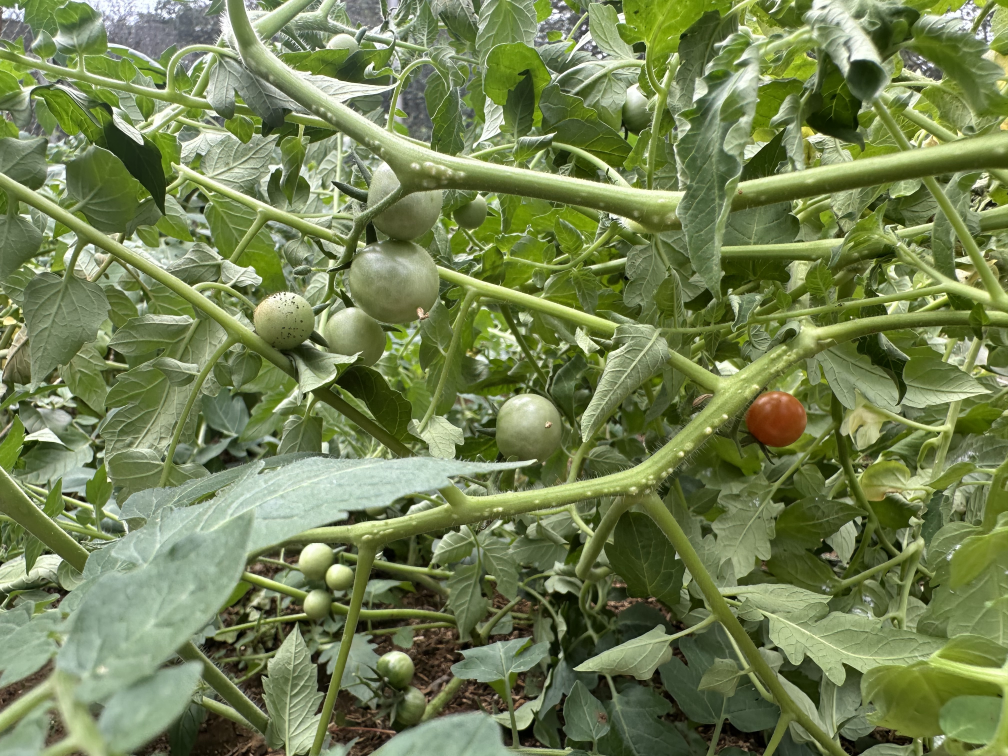
#> input picture data/images/IMG_2771.jpg, 4032 x 3024 px (shown at 1/4 size)
$ python -i capture_gate.py   (imports and definitions only)
#> lines starting #> are read from the running program, lines starting #| are printed output that depends on the picture
#> further down, picture is the input picture: shape (3024, 4032, 3); mean B, G, R 82.9, 129.3, 115.1
from __future__ import annotations

from typing import Dict, Optional, Tuple

import cv2
import numpy as np

from src.infrastructure.config.thresholds import (
    MIN_FRAMES_BETWEEN_CAPTURES,
    MAX_FRAMES_WITHOUT_CAPTURE,
    CENTER_CROP_RATIO,
    ORB_MIN_MATCH_COUNT,
    HSV_HIST_DIFF_THRESHOLD,
    USE_HISTOGRAM_VALIDATION,
)


# [48 lines left out: functions crop_center_region, preprocess_for_scene_compare, compute_orb_features, compute_orb_match_count, not called in this run]


def compute_hsv_histogram(image_bgr):
    hsv = cv2.cvtColor(image_bgr, cv2.COLOR_BGR2HSV)
#> hsv: shape (3024, 4032, 3); mean H, S, V 41.5, 109.1, 129.9
    hist = cv2.calcHist([hsv], [0, 1], None, [50, 60], [0, 180, 0, 256])
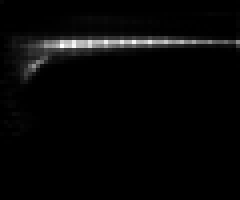
#> hist: shape (50, 60) float32 (shown 4 times larger); min 0, max 145400, mean 4064.3; drawn with min black and max white
    hist = cv2.normalize(hist, hist).flatten()
#> hist = 3000 values, max 0.163 at index 675, min 0 at index 1, mean 0.00454
    return hist


# [82 lines left out: functions compute_histogram_difference, should_capture_new_image, should_run_detector_by_scene_change, not called in this run]

>>> import cv2
>>> picture = cv2.imread('../../../data/images/IMG_2771.jpg')
>>> result = compute_hsv_histogram(picture)
#> result has the same summary as hist in compute_hsv_histogram

$ run again, on data/images/IMG_2852.jpg
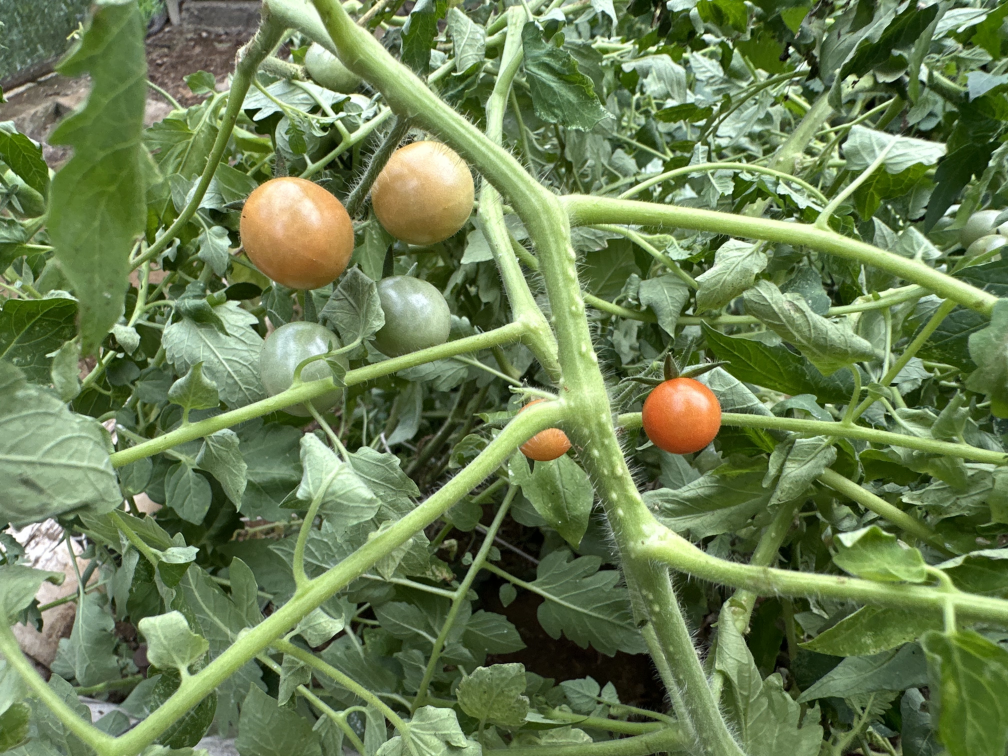
#> input picture data/images/IMG_2852.jpg, 4032 x 3024 px (shown at 1/4 size)
#> picture is the input picture: shape (3024, 4032, 3); mean B, G, R 83.2, 127, 107.7
#> hsv: shape (3024, 4032, 3); mean H, S, V 45, 107, 128.6
#> in compute_hsv_histogram, `hist = cv2.calcHist([hsv], [0, 1], None, [50, 60], [0, 180, 0, 256])`:
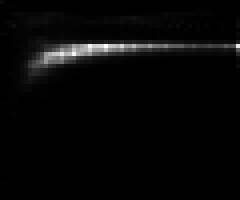
#> hist: shape (50, 60) float32 (shown 4 times larger); min 0, max 149152, mean 4064.3; drawn with min black and max white
#> in compute_hsv_histogram, `hist = cv2.normalize(hist, hist).flatten()`: hist = 3000 values, max 0.171 at index 686, min 0 at index 17, mean 0.00466
#> result has the same summary as hist in compute_hsv_histogram

$ run again, on data/images/IMG_2854.jpg
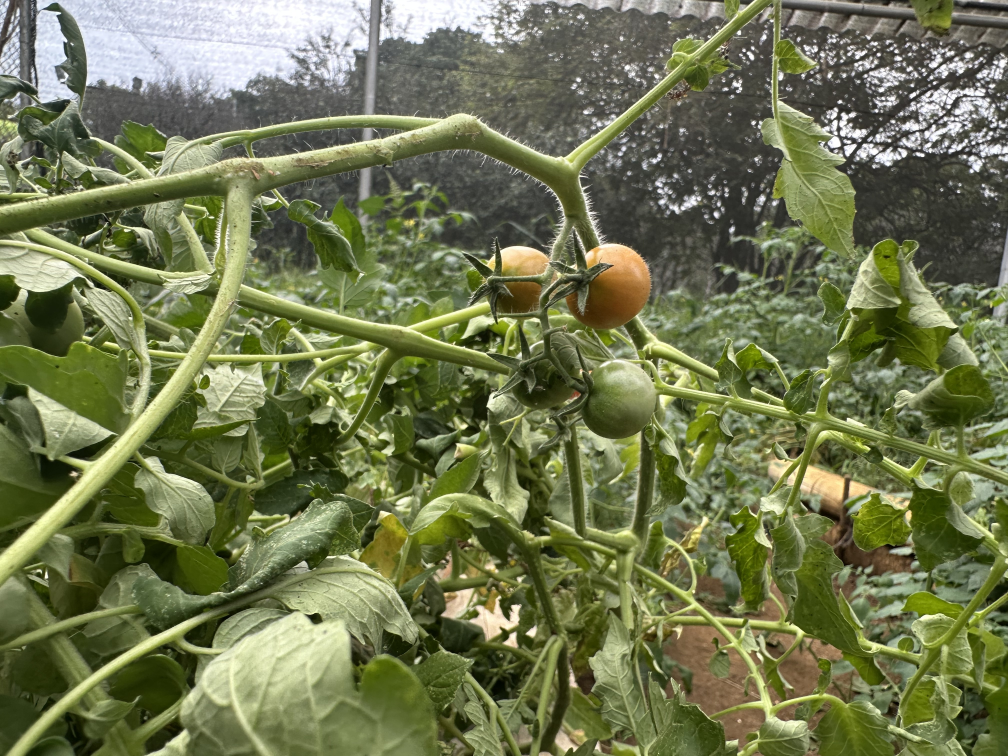
#> input picture data/images/IMG_2854.jpg, 4032 x 3024 px (shown at 1/4 size)
#> picture is the input picture: shape (3024, 4032, 3); mean B, G, R 80.6, 118.7, 112.2
#> hsv: shape (3024, 4032, 3); mean H, S, V 39.8, 100.2, 120.5
#> in compute_hsv_histogram, `hist = cv2.calcHist([hsv], [0, 1], None, [50, 60], [0, 180, 0, 256])`:
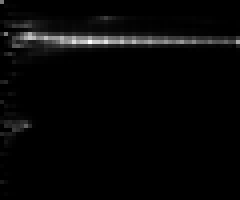
#> hist: shape (50, 60) float32 (shown 4 times larger); min 0, max 146830, mean 4064.3; drawn with min black and max white
#> in compute_hsv_histogram, `hist = cv2.normalize(hist, hist).flatten()`: hist = 3000 values, max 0.176 at index 622, min 0 at index 13, mean 0.00486
#> result has the same summary as hist in compute_hsv_histogram

$ run again, on data/images/IMG_2874.jpg
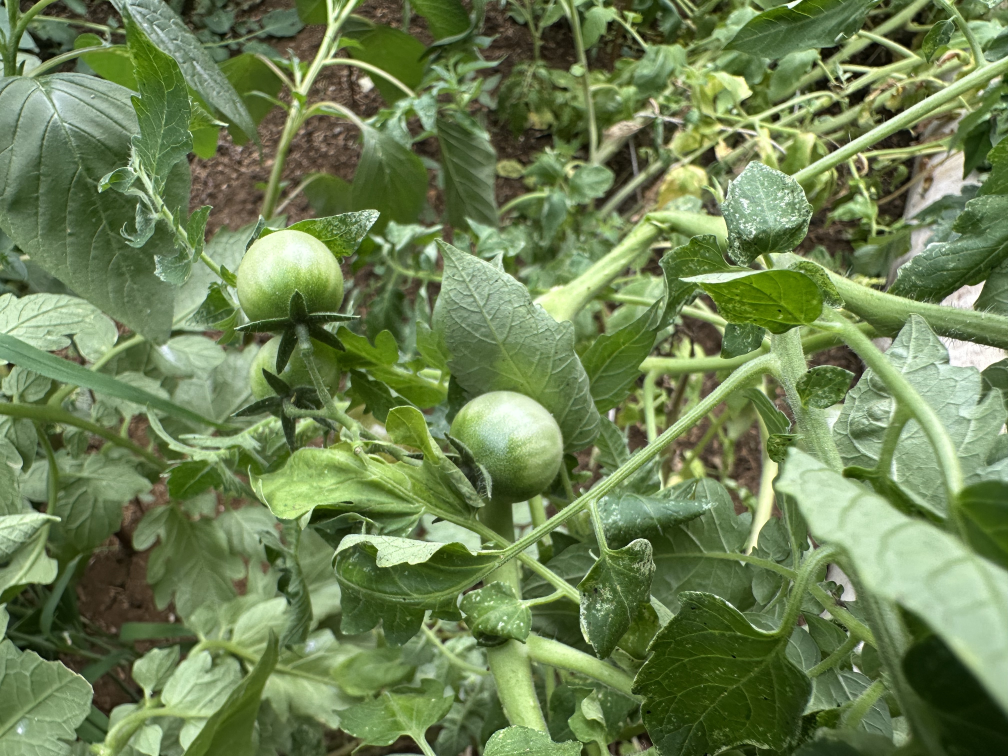
#> input picture data/images/IMG_2874.jpg, 4032 x 3024 px (shown at 1/4 size)
#> picture is the input picture: shape (3024, 4032, 3); mean B, G, R 83.1, 129.3, 109.5
#> hsv: shape (3024, 4032, 3); mean H, S, V 42.8, 107, 130.1
#> in compute_hsv_histogram, `hist = cv2.calcHist([hsv], [0, 1], None, [50, 60], [0, 180, 0, 256])`:
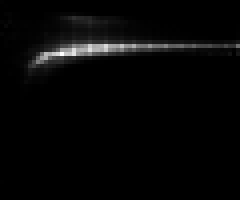
#> hist: shape (50, 60) float32 (shown 4 times larger); min 0, max 162788, mean 4064.3; drawn with min black and max white
#> in compute_hsv_histogram, `hist = cv2.normalize(hist, hist).flatten()`: hist = 3000 values, max 0.182 at index 795, min 0 at index 9, mean 0.00454
#> result has the same summary as hist in compute_hsv_histogram
